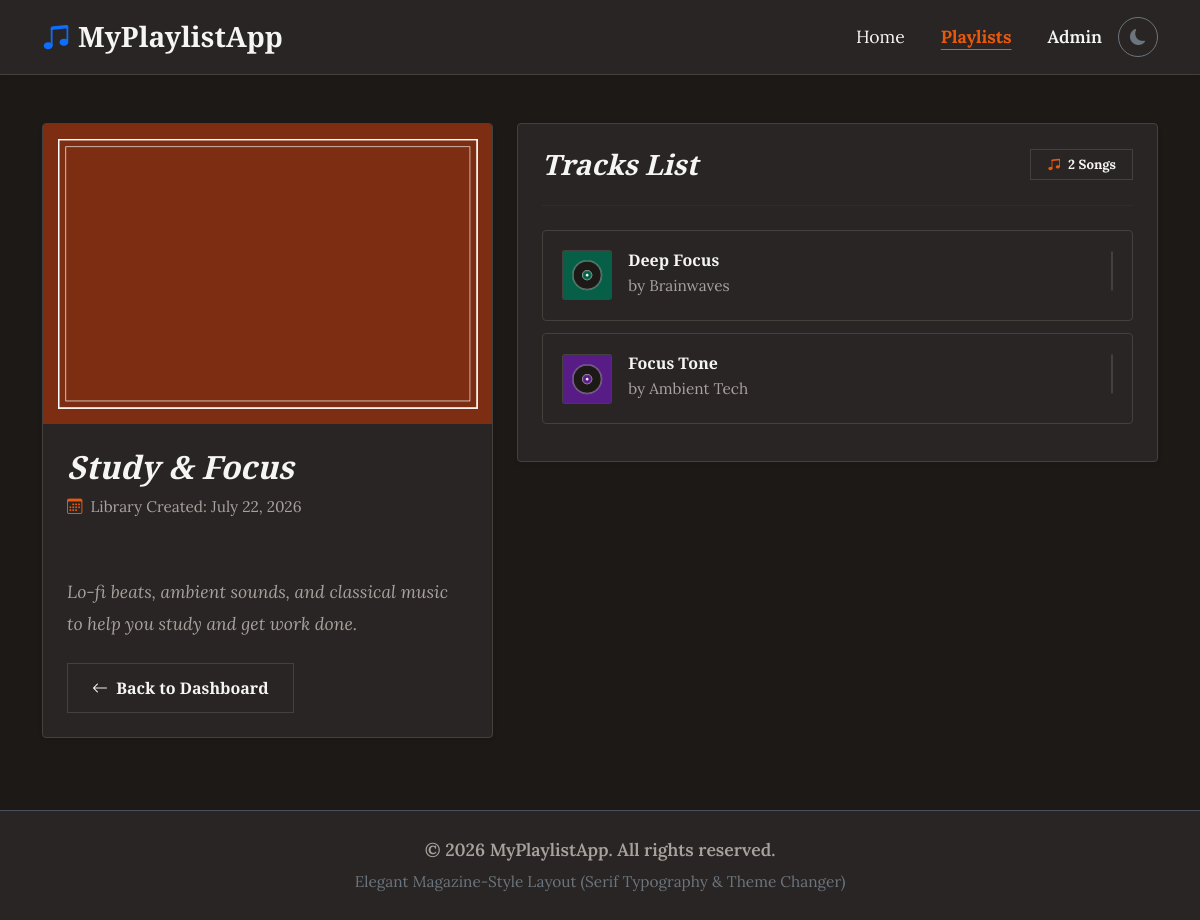
The app's page /playlists/2/ with its own data.
### playlists/models.py (models this page shows, shortened)
class Playlist(models.Model):
    title = models.CharField(max_length=100)
    description = models.TextField()
    cover_image = models.ImageField(upload_to='covers/', blank=True, null=True)
    created_at = models.DateTimeField(auto_now_add=True)

class Song(models.Model):
    playlist = models.ForeignKey(Playlist, on_delete=models.CASCADE, related_name='songs')
    title = models.CharField(max_length=150)
    artist = models.CharField(max_length=100, blank=True, null=True)
    audio_file = models.FileField(upload_to='songs/')
    song_image = models.ImageField(upload_to='song_covers/', blank=True, null=True)
    created_at = models.DateTimeField(auto_now_add=True)

### playlists/views.py (the view)
# urls.py: path('playlists/<int:playlist_id>/', views.playlist_detail, name='playlist_detail'),
def playlist_detail(request, playlist_id):
    single_playlist = get_object_or_404(Playlist, id=playlist_id)
    context = {
        'playlist': single_playlist
    }
    return render(request, 'playlists/playlist_detail.html', context)

### playlists/templates/playlists/playlist_detail.html (shortened to what this page needs)
{% extends 'playlists/base.html' %}
{% block content %}
<div class="row g-4">
    <div class="col-lg-5">
        <div class="magazine-detail-card shadow-sm overflow-hidden mb-4">
            <div class="detail-img-container">
                {% if playlist.cover_image %}
                    <img src="{{ playlist.cover_image.url }}" alt="{{ playlist.title }}">
                {% else %}
                    <div class="d-flex flex-column align-items-center justify-content-center py-5 w-100" style="background-color: var(--track-bg);">
                        <i class="bi bi-music-note-beamed text-muted-custom display-1"></i>
                        <span class="text-muted-custom small mt-2">No Cover Image</span>
                    </div>
                {% endif %}
            </div>
            <div class="card-body p-4">
                <h2 class="fw-bold mb-2 text-primary-custom" style="font-style: italic;">{{ playlist.title }}</h2>
                <div class="text-muted-custom small mb-4 d-flex align-items-center">
                    <i class="bi bi-calendar3 me-2 text-brand-color"></i> Library Created: {{ playlist.created_at|date:"F d, Y" }}
                </div>
                <p class="text-muted-custom mb-4" style="line-height: 1.8; white-space: pre-line; font-style: italic;">
                    {{ playlist.description }}
                </p>
                <a href="{% url 'playlist_list' %}" class="btn btn-outline-magazine rounded-0 px-4">
                    <i class="bi bi-arrow-left me-1"></i> Back to Dashboard
                </a>
            </div>
        </div>
    </div>
    <div class="col-lg-7">
        <div class="magazine-detail-card p-4 shadow-sm">
            <div class="d-flex justify-content-between align-items-center mb-4">
                <h3 class="fw-bold mb-0 text-primary-custom" style="font-style: italic;">Tracks List</h3>
                <span class="badge border text-primary-custom rounded-0 px-3 py-2" style="border-color: var(--custom-border) !important; background-color: var(--track-bg);">
                    <i class="bi bi-music-note-beamed text-brand-color me-1"></i> {{ playlist.songs.count }} Songs
                </span>
            </div>
            <hr class="mb-4" style="border-color: var(--custom-border);">
            {% if playlist.songs.all %}
                <div class="tracks-container">
                    {% for song in playlist.songs.all %}
                        <div class="track-item-magazine d-flex flex-column flex-sm-row justify-content-between align-items-sm-center gap-3" onclick="togglePlay(event, this)" style="cursor: pointer;">
                            <div class="d-flex align-items-center">
                                {% if song.song_image %}
                                    <img src="{{ song.song_image.url }}" alt="{{ song.title }}" class="me-3" style="width: 50px; height: 50px; object-fit: cover; border: 1px solid var(--custom-border); border-radius: 2px;">
                                {% else %}
                                    <div class="text-brand-color rounded-0 d-flex align-items-center justify-content-center me-3" style="width: 50px; height: 50px; min-width: 50px; background-color: var(--custom-bg); border: 1px solid var(--custom-border);">
                                        <i class="bi bi-music-note fs-4"></i>
                                    </div>
                                {% endif %}
                                <div>
                                    <h6 class="fw-bold mb-0 text-primary-custom">{{ song.title }}</h6>
                                    {% if song.artist %}
                                        <span class="text-muted-custom small">by {{ song.artist }}</span>
                                    {% else %}
                                        <span class="text-muted-custom small">Unknown Artist</span>
                                    {% endif %}
                                </div>
                            </div>
                            <div>
                                <audio controls class="w-100" style="max-width: 285px;">
                                    <source src="{{ song.audio_file.url }}">
                                </audio>
                            </div>
                        </div>
                    {% endfor %}
                </div>
            {% endif %}
        </div>
    </div>
</div>
{% endblock %}

### playlists/static/playlists/css/style.css (style rules this page uses)
body { font-family: 'Lora', Georgia, serif; font-size: 1.1rem; line-height: 1.7; transition: background-color 0.3s ease, color 0.3s ease; }
h1, h2, h3, h4, h5, h6, .navbar-brand { font-family: 'Playfair Display', Times, serif; font-weight: 800; }
[data-bs-theme="dark"] { --custom-bg: #1c1917; --custom-card-bg: #292524; --custom-text-primary: #f5f5f4; --custom-text-secondary: #a8a29e; --custom-border: #44403c; --primary-color: #ea580c; --primary-hover: #f97316; --track-bg: #292524; --track-hover: #3e3a38; }
body { background-color: var(--custom-bg) !important; color: var(--custom-text-primary) !important; }
.btn-outline-magazine { background-color: transparent; color: var(--custom-text-primary) !important; border: 1px solid var(--custom-border); border-radius: 4px; padding: 0.75rem 2rem; font-family: 'Playfair Display', serif; font-weight: 700; transition: background-color 0.2s ease, border-color 0.2s ease; }
.magazine-detail-card { background-color: var(--custom-card-bg); border: 1px solid var(--custom-border); border-radius: 4px; }
.detail-img-container { max-height: 400px; overflow: hidden; border-bottom: 1px solid var(--custom-border); background-color: var(--track-bg); }
.detail-img-container img { width: 100%; height: 100%; object-fit: cover; }
.track-item-magazine { background-color: var(--track-bg); border: 1px solid var(--custom-border); border-radius: 4px; padding: 1.2rem; margin-bottom: 0.8rem; transition: background-color 0.2s ease, border-color 0.2s ease; }
audio { height: 40px; background-color: var(--custom-bg); border: 1px solid var(--custom-border); border-radius: 4px; }
.text-muted-custom { color: var(--custom-text-secondary) !important; }
.text-primary-custom { color: var(--custom-text-primary) !important; }
.text-brand-color { color: var(--primary-color) !important; }

### records on screen
Playlist: cover_image (picture), title "Study & Focus", created_at "July 22, 2026", description "Lo-fi beats, ambient sounds, and classical music to help you study and get work done.", songs.count "2"
Song: song_image (picture), title "Deep Focus", artist "Brainwaves"
Song: song_image (picture), title "Focus Tone", artist "Ambient Tech"
